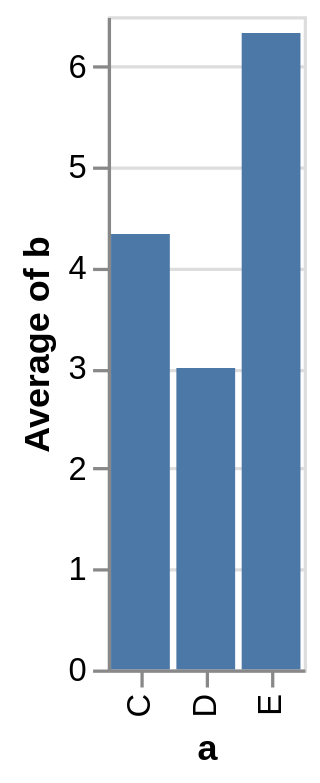

Specify this chart in Vega-Lite:
### Vega specification from a JSON file in a GitHub repository (floating-point values rounded to 4 significant figures)
{"$schema": "https://vega.github.io/schema/vega/v5.json", "autosize": "pad", "padding": 5, "height": 200, "style": "cell", "data": [{"name": "source_0", "values": [{"a": "C", "b": 2}, {"a": "C", "b": 7}, {"a": "C", "b": 4}, {"a": "D", "b": 1}, {"a": "D", "b": 2}, {"a": "D", "b": 6}, {"a": "E", "b": 8}, {"a": "E", "b": 4}, {"a": "E", "b": 7}]}, {"name": "data_0", "source": "source_0", "transform": [{"type": "aggregate", "groupby": ["a"], "ops": ["average"], "fields": ["b"], "as": ["average_b"]}]}], "signals": [{"name": "x_step", "value": 20}, {"name": "width", "update": "bandspace(domain('x').length, 0.1, 0.05) * x_step"}], "marks": [{"name": "marks", "type": "rect", "style": ["bar"], "from": {"data": "data_0"}, "encode": {"update": {"fill": [{"test": "datum[\"average_b\"] === null || isNaN(datum[\"average_b\"])", "value": null}, {"value": "#4c78a8"}], "tooltip": {"signal": "{\"a\": ''+datum[\"a\"], \"Average of b\": format(datum[\"average_b\"], \"\")}"}, "x": {"scale": "x", "field": "a"}, "width": {"scale": "x", "band": true}, "y": {"scale": "y", "field": "average_b"}, "y2": {"scale": "y", "value": 0}}}}], "scales": [{"name": "x", "type": "band", "domain": {"data": "data_0", "field": "a", "sort": true}, "range": {"step": {"signal": "x_step"}}, "paddingInner": 0.1, "paddingOuter": 0.05}, {"name": "y", "type": "linear", "domain": {"data": "data_0", "field": "average_b"}, "range": [{"signal": "height"}, 0], "nice": true, "zero": true}], "axes": [{"scale": "x", "orient": "bottom", "grid": false, "title": "a", "labelAlign": "right", "labelAngle": 270, "labelBaseline": "middle", "zindex": 1}, {"scale": "y", "orient": "left", "grid": false, "title": "Average of b", "labelOverlap": true, "tickCount": {"signal": "ceil(height/40)"}, "zindex": 1}, {"scale": "y", "orient": "left", "gridScale": "x", "grid": true, "tickCount": {"signal": "ceil(height/40)"}, "domain": false, "labels": false, "maxExtent": 0, "minExtent": 0, "ticks": false, "zindex": 0}]}
